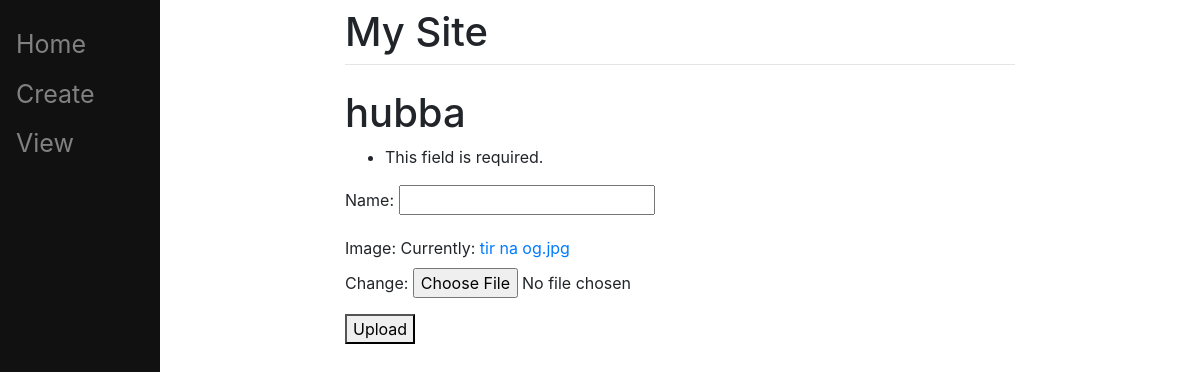
The page /change/3 on the database as committed earlier.
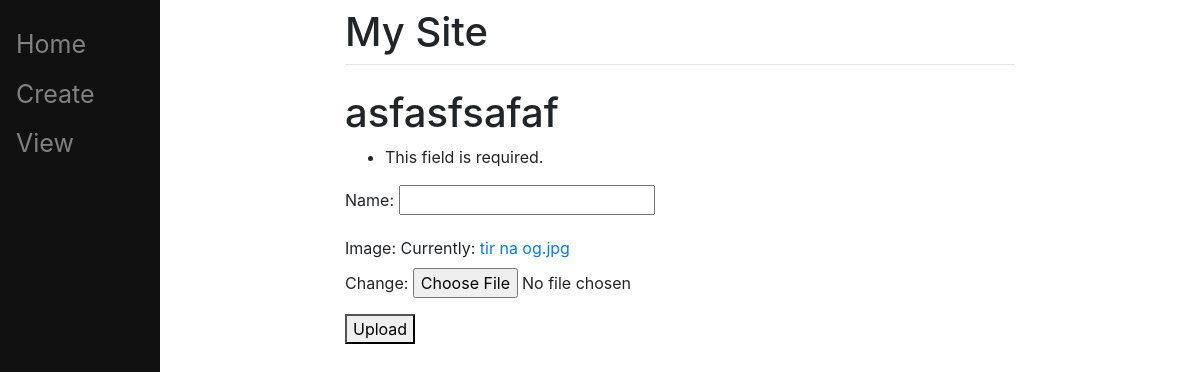
The same page on the database as committed later.
### main/models.py (models this page shows, shortened)
class ToDoList(models.Model):
    name= models.CharField(max_length=200)
    image= models.ImageField(null=True,upload_to="images/")

### main/views.py (the view)
# urls.py: path("change/<int:id>", views.change, name='change'),
def change(request,id):
          ls=ToDoList.objects.get(id=id)
          items=ls.item_set.all()
          form=UserForm(request.POST,request.FILES,instance=ls)
          if request.method=="POST":
               if form.is_valid():
                    form.save()
                    return redirect('success')
               else:
                    form=UserForm(request.POST,request.FILES,instance=ls)
          return render(request, "main/change.html",{"ls":ls, "items":items, "form":form})

### main/forms.py
class UserForm(ModelForm):
    class Meta:
       model=ToDoList
       fields='__all__'

### main/templates/main/change.html (shortened to what this page needs)
{%extends "main/base.html" %}
{%block content%}
 <div>
 <h1> {{ls.name}} </h1>
 <form method = "post" enctype="multipart/form-data">
        {{ form.as_p }}
        <button type="submit">Upload</button>
    </form>
  {%endblock%}

Rows that differ between the two databases and show on the page:
changed ToDoList: name "hubba" → "asfasfsafaf"
